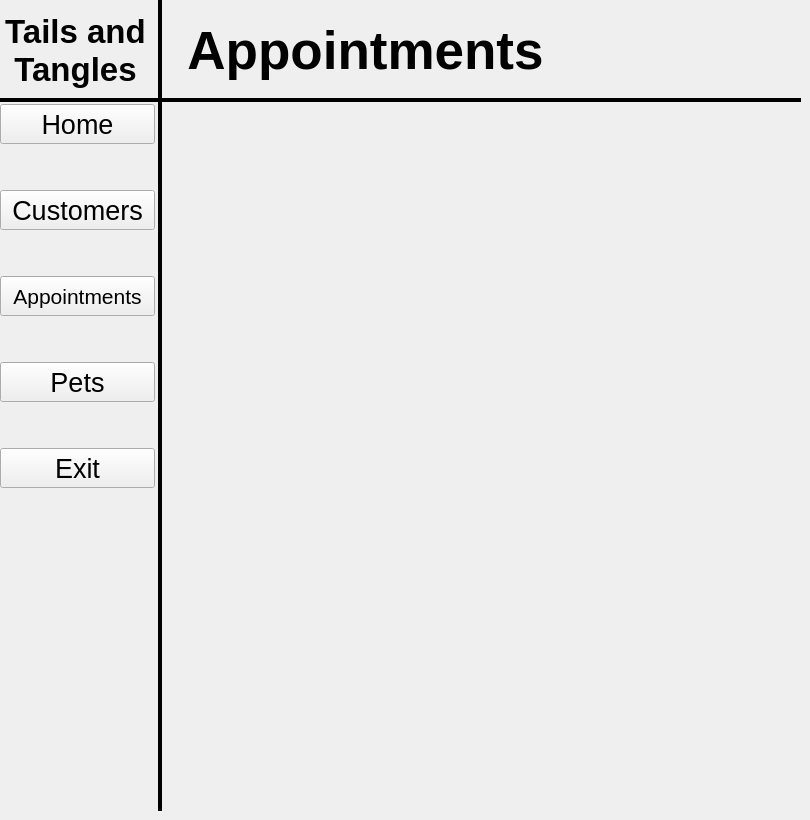
   <widget class="QWidget" name="Appointments2">
    <widget class="QStackedWidget" name="stackedWidget_3">
     <property name="geometry">
      <rect>
       <x>0</x>
       <y>0</y>
       <width>801</width>
       <height>811</height>
      </rect>
     </property>
     <widget class="QWidget" name="Home_3">
      <widget class="Line" name="line_5">
       <property name="geometry">
        <rect>
         <x>-10</x>
         <y>70</y>
         <width>931</width>
         <height>61</height>
        </rect>
       </property>
       <property name="frameShadow">
        <enum>QFrame::Plain</enum>
       </property>
       <property name="lineWidth">
        <number>4</number>
       </property>
       <property name="orientation">
        <enum>Qt::Horizontal</enum>
       </property>
      </widget>
      <widget class="Line" name="line_6">
       <property name="geometry">
        <rect>
         <x>150</x>
         <y>-150</y>
         <width>20</width>
         <height>1051</height>
        </rect>
       </property>
       <property name="frameShadow">
        <enum>QFrame::Plain</enum>
       </property>
       <property name="lineWidth">
        <number>4</number>
       </property>
       <property name="orientation">
        <enum>Qt::Vertical</enum>
       </property>
      </widget>
      <widget class="QLabel" name="label_3">
       <property name="geometry">
        <rect>
         <x>0</x>
         <y>10</y>
         <width>151</width>
         <height>81</height>
        </rect>
       </property>
       <property name="font">
        <font>
         <pointsize>25</pointsize>
         <weight>75</weight>
         <bold>true</bold>
        </font>
       </property>
       <property name="text">
        <string>Tails and Tangles</string>
       </property>
       <property name="alignment">
        <set>Qt::AlignCenter</set>
       </property>
       <property name="wordWrap">
        <bool>true</bool>
       </property>
      </widget>
      <widget class="QWidget" name="layoutWidget_2">
       <property name="geometry">
        <rect>
         <x>0</x>
         <y>104</y>
         <width>161</width>
         <height>701</height>
        </rect>
       </property>
       <layout class="QVBoxLayout" name="verticalLayout_5">
        <item>
         <layout class="QVBoxLayout" name="verticalLayout_6">
          <item>
           <widget class="QPushButton" name="HomeButton_AppointmentsPage2">
            <property name="minimumSize">
             <size>
              <width>155</width>
              <height>40</height>
             </size>
            </property>
            <property name="maximumSize">
             <size>
              <width>155</width>
              <height>40</height>
             </size>
            </property>
            <property name="font">
             <font>
              <pointsize>20</pointsize>
              <weight>50</weight>
              <bold>false</bold>
             </font>
            </property>
            <property name="text">
             <string>Home</string>
            </property>
           </widget>
          </item>
          <item>
           <spacer name="verticalSpacer_12">
            <property name="orientation">
             <enum>Qt::Vertical</enum>
            </property>
            <property name="sizeHint" stdset="0">
             <size>
              <width>20</width>
              <height>40</height>
             </size>
            </property>
           </spacer>
          </item>
          <item>
           <widget class="QPushButton" name="CustomersButton_AppointmentsPage2">
            <property name="minimumSize">
             <size>
              <width>155</width>
              <height>40</height>
             </size>
            </property>
            <property name="maximumSize">
             <size>
              <width>155</width>
              <height>40</height>
             </size>
            </property>
            <property name="font">
             <font>
              <pointsize>20</pointsize>
              <weight>50</weight>
              <bold>false</bold>
             </font>
            </property>
            <property name="text">
             <string>Customers</string>
            </property>
           </widget>
          </item>
          <item>
           <spacer name="verticalSpacer_13">
            <property name="orientation">
             <enum>Qt::Vertical</enum>
            </property>
            <property name="sizeHint" stdset="0">
             <size>
              <width>20</width>
              <height>40</height>
             </size>
            </property>
           </spacer>
          </item>
          <item>
           <widget class="QPushButton" name="AppointmentButton_AppointmentsPage2">
            <property name="minimumSize">
             <size>
              <width>155</width>
              <height>40</height>
             </size>
            </property>
            <property name="maximumSize">
             <size>
              <width>155</width>
              <height>40</height>
             </size>
            </property>
            <property name="font">
             <font>
              <pointsize>16</pointsize>
              <weight>50</weight>
              <bold>false</bold>
             </font>
            </property>
            <property name="text">
             <string>Appointments</string>
            </property>
           </widget>
          </item>
          <item>
           <spacer name="verticalSpacer_14">
            <property name="orientation">
             <enum>Qt::Vertical</enum>
            </property>
            <property name="sizeHint" stdset="0">
             <size>
              <width>20</width>
              <height>40</height>
             </size>
            </property>
           </spacer>
          </item>
          <item>
           <widget class="QPushButton" name="PetsButton_AppointmentsPage2">
            <property name="minimumSize">
             <size>
              <width>155</width>
              <height>40</height>
             </size>
            </property>
            <property name="maximumSize">
             <size>
              <width>155</width>
              <height>40</height>
             </size>
            </property>
            <property name="font">
             <font>
              <pointsize>20</pointsize>
              <weight>50</weight>
              <bold>false</bold>
             </font>
            </property>
            <property name="text">
             <string>Pets</string>
            </property>
           </widget>
          </item>
          <item>
           <spacer name="verticalSpacer_15">
            <property name="orientation">
             <enum>Qt::Vertical</enum>
            </property>
            <property name="sizeHint" stdset="0">
             <size>
              <width>20</width>
              <height>40</height>
             </size>
            </property>
           </spacer>
          </item>
          <item>
           <widget class="QPushButton" name="ExitButton_AppointmentsPage2">
            <property name="minimumSize">
             <size>
              <width>155</width>
              <height>40</height>
             </size>
            </property>
            <property name="maximumSize">
             <size>
              <width>155</width>
              <height>40</height>
             </size>
            </property>
            <property name="font">
             <font>
              <pointsize>20</pointsize>
              <weight>50</weight>
              <bold>false</bold>
             </font>
            </property>
            <property name="text">
             <string>Exit</string>
            </property>
           </widget>
          </item>
         </layout>
        </item>
        <item>
         <spacer name="verticalSpacer_16">
          <property name="orientation">
           <enum>Qt::Vertical</enum>
          </property>
          <property name="sizeHint" stdset="0">
           <size>
            <width>20</width>
            <height>40</height>
           </size>
          </property>
         </spacer>
        </item>
       </layout>
      </widget>
      <widget class="QLabel" name="label_8">
       <property name="geometry">
        <rect>
         <x>170</x>
         <y>10</y>
         <width>391</width>
         <height>81</height>
        </rect>
       </property>
       <property name="font">
        <font>
         <pointsize>40</pointsize>
         <weight>75</weight>
         <bold>true</bold>
        </font>
       </property>
       <property name="text">
        <string>Appointments</string>
       </property>
       <property name="alignment">
        <set>Qt::AlignCenter</set>
       </property>
       <property name="wordWrap">
        <bool>true</bool>
       </property>
      </widget>
     </widget>
     <widget class="QWidget" name="Appointments1_3"/>
     <widget class="QWidget" name="Appointments2_3"/>
     <widget class="QWidget" name="Customers_3"/>
     <widget class="QWidget" name="Pets_3"/>
    </widget>
   </widget>
